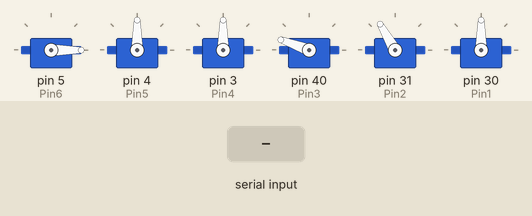
Simulated run of this sketch. Board: Arduino Mega 2560, built with avr-gcc and run on an emulated ATmega2560. Shown: 6 × servo. The inputs (shaded band) are chosen by the test bench.

Above: at 1.2 s.
1.3 s: "90,45,200,10\n" received over Serial
At 4.1 s:
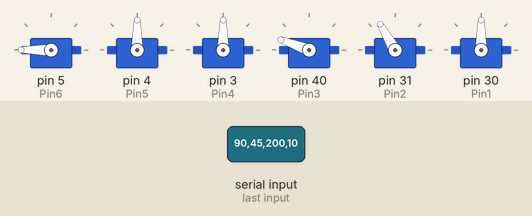
4.3 s: "30,150,10,200\n" received over Serial
At 6.9 s:
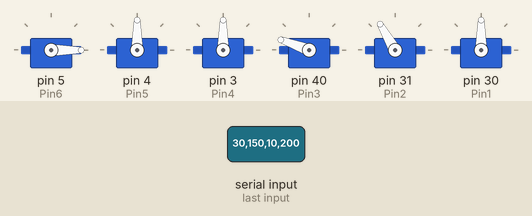
7.3 s: "90,45,200,10,150,30\n" received over Serial
At 7.8 s:
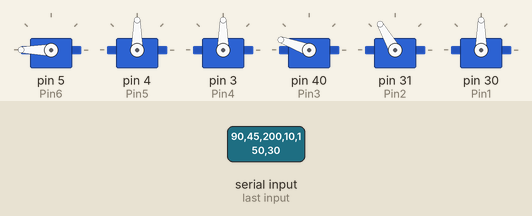
Timing chart, 0 to 10.3 s (numbered marks = the images above; inputs shaded):
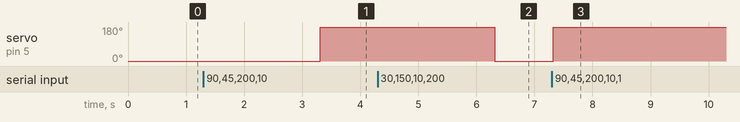

Measured:
- after the input at 1.3 s, servo on pin 5 (Pin6): 0° → 180° after 2.0 s
- after the input at 4.3 s, servo on pin 5 (Pin6): 180° → 0° after 2.0 s
- after the input at 7.3 s, servo on pin 5 (Pin6): 0° → 180° at once

The sketch:

servo-Leap-test.ino
```cpp
#include <Servo.h>

Servo servo6;
Servo servo5;
Servo servo4;
Servo servo3;
Servo servo2;
Servo servo1;

int Pin6 = 5;
int Pin5 = 4;
int Pin4 = 3;
int Pin3 = 40;
int Pin2 = 31;
int Pin1 = 30;


int val_6;
int val_5;
int val_4;
int val_3;
int val_2;
int val_1;

int Pos6 = 0;
int Pos5 = 90;
int Pos4 = 90;
int Pos3 = 160;
int Pos2 = 120;
int Pos1 = 90;

bool Previous;
bool Current;

void Initi()
{
  Serial.begin(9600);
  servo6.attach(Pin6);
  servo6.write(Pos6);

  servo5.attach(Pin5);
  servo5.write(Pos5);

  servo4.attach(Pin4);
  servo4.write(Pos4);

  servo3.attach(Pin3);
  servo3.write(Pos3);

  servo2.attach(Pin2);
  servo2.write(Pos2);

  servo1.attach(Pin1);
  servo1.write(Pos1);

}
void ReceiveData(){

    val_6 = Serial.parseInt();
    val_5 = Serial.parseInt();
    val_4 = Serial.parseInt();
    val_1 = Serial.parseInt();
    val_3 = Serial.parseInt();
    val_2 = Serial.parseInt();
    Serial.read();
}
void Pince(){


    if (val_6<50){
      servo6.write(0);
      Current = 1;

    }


    if (val_6>50){
      servo6.write(180);
      Current = 0;

    }

}

void Servos (int val,Servo servo, int fromLow, int fromHigh, int toLow, int toHigh, int Pos){
  val = map(val,fromLow,fromHigh,toLow,toHigh);
  servo.write(val);
  //Pos = val;

}


void setup() {
  // put your setup code here, to run once:
  Initi();
}

void loop() {
  // put your main code here, to run repeatedly:
  if(Serial.available() == '\n') {
      ReceiveData();

      Servos(val_5,servo5,-80,80,0,180,Pos5);
      Servos(val_4,servo4,-25,25,40,110,Pos4);
      Servos(val_3,servo3,600,200,180,100,Pos3);
      Servos(val_2,servo2,15,60,120,30,Pos2);
      Servos(val_1,servo1,600,1200,0,180,Pos1);
      Pince();


  }
}
```
